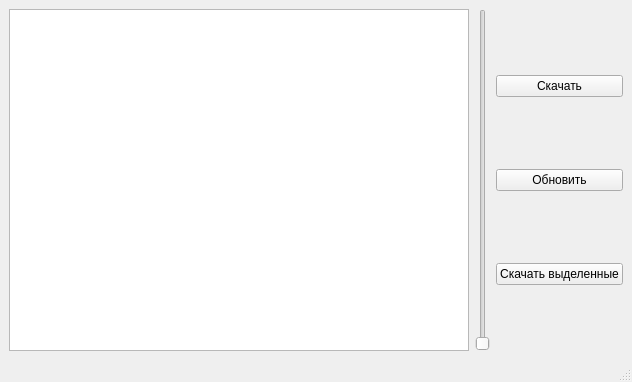
<?xml version="1.0" encoding="UTF-8"?>
<ui version="4.0">
 <class>MainWindow</class>
 <widget class="QMainWindow" name="MainWindow">
  <property name="geometry">
   <rect>
    <x>0</x>
    <y>0</y>
    <width>632</width>
    <height>382</height>
   </rect>
  </property>
  <property name="windowTitle">
   <string>MainWindow</string>
  </property>
  <widget class="QWidget" name="centralwidget">
   <layout class="QHBoxLayout" name="horizontalLayout_2">
    <item>
     <layout class="QHBoxLayout" name="horizontalLayout">
      <item>
       <widget class="QListView" name="listView"/>
      </item>
      <item>
       <widget class="QSlider" name="verticalSlider">
        <property name="orientation">
         <enum>Qt::Vertical</enum>
        </property>
       </widget>
      </item>
      <item>
       <layout class="QVBoxLayout" name="verticalLayout">
        <item>
         <widget class="QPushButton" name="pushButton">
          <property name="text">
           <string>Скачать</string>
          </property>
         </widget>
        </item>
        <item>
         <widget class="QPushButton" name="pushButton_2">
          <property name="text">
           <string>Обновить</string>
          </property>
         </widget>
        </item>
        <item>
         <widget class="QPushButton" name="pushButton_3">
          <property name="text">
           <string>Скачать выделенные</string>
          </property>
         </widget>
        </item>
       </layout>
      </item>
     </layout>
    </item>
   </layout>
  </widget>
  <widget class="QStatusBar" name="statusbar"/>
 </widget>
 <resources/>
 <connections/>
</ui>
